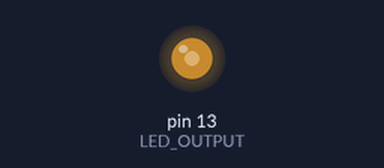
Simulated run of this sketch. Board: Arduino Uno, built with avr-gcc and run on an emulated ATmega328P. On the bench: output pins drawn as LEDs (lit = HIGH).

Above: at 0.05 s.
At 1.95 s:
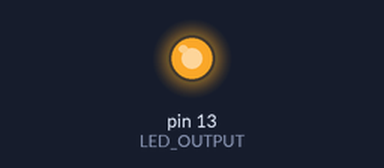
At 3.05 s:
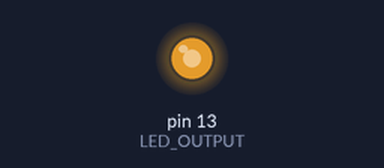
Timing chart, 0 to 5.3 s (numbered marks = the images above):
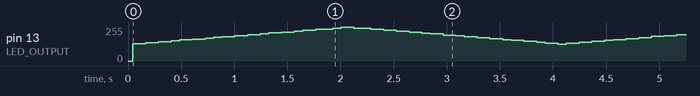

The sketch:

Micros.ino
```cpp
#define LED_OUTPUT (LED_BUILTIN)

int theta = 0;
bool increment = true;

unsigned long last_time = 0;
unsigned long curr_time = 0;

unsigned long accumulator = 0;

bool active = false;

int cycle(unsigned int step_, unsigned int lower, unsigned int upper) {
  if (theta <= lower)
    increment = true;
  else if (theta >= upper)
    increment = false;

  if (increment)
    theta += step_;
  else
    theta -= step_;
}

void setup() {
  // put your setup code here, to run once:
  pinMode(LED_OUTPUT, OUTPUT);
}

void loop() {
  // put your main code here, to run repeatedly:
  last_time = curr_time;
  curr_time = micros();

  accumulator += curr_time - last_time;

  if (active == false && accumulator >= 1000 - theta) {
    active = !active;
    accumulator = 0;

    digitalWrite(LED_OUTPUT, HIGH); // sets the pin on
  } else if (active == true && accumulator >= 1000 + theta) {
    active = !active;
    accumulator = 0;

    digitalWrite(LED_OUTPUT, LOW);
    cycle(1, 0, 1000);
  }
}
```
